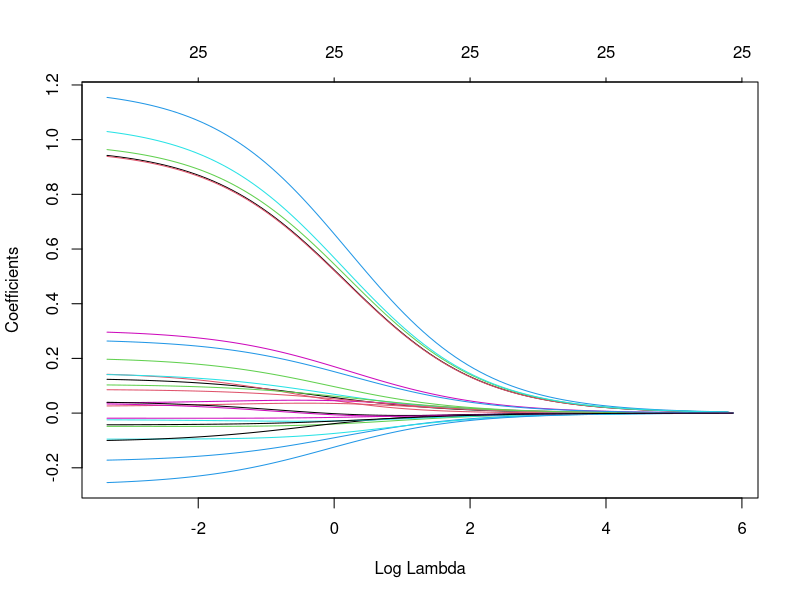
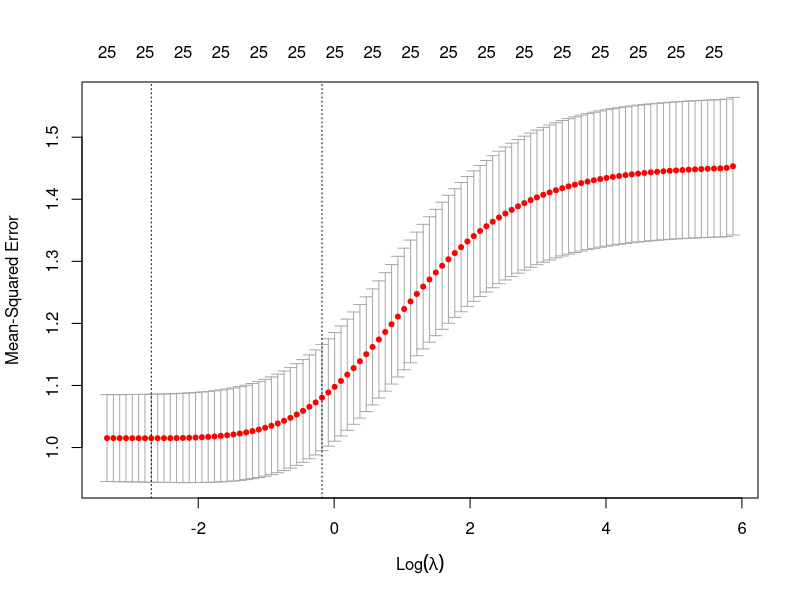
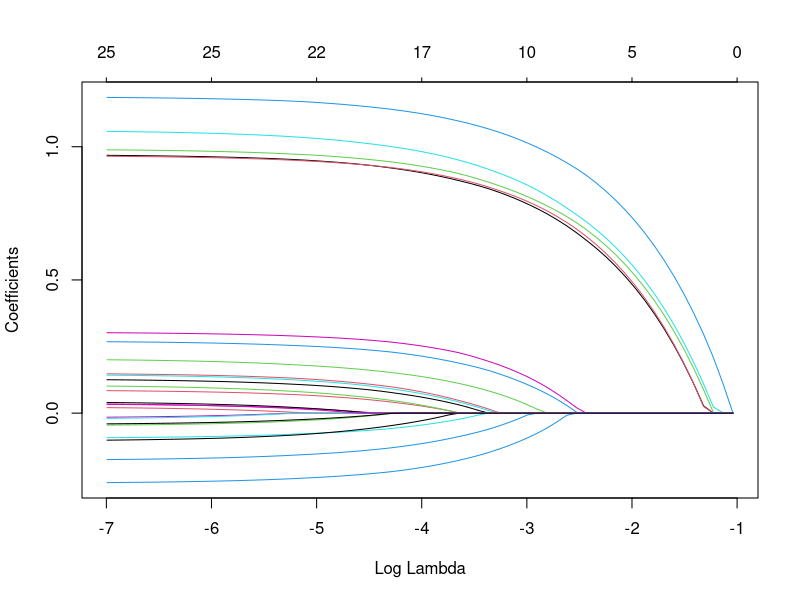
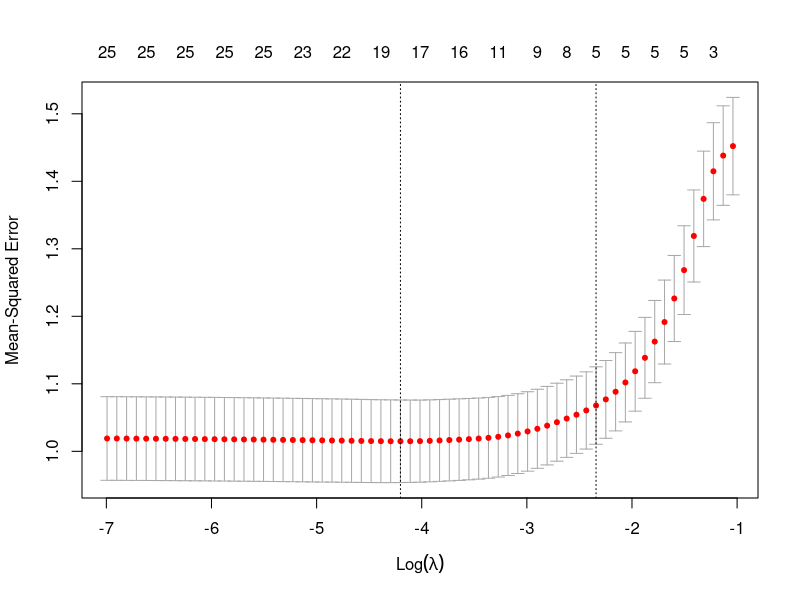
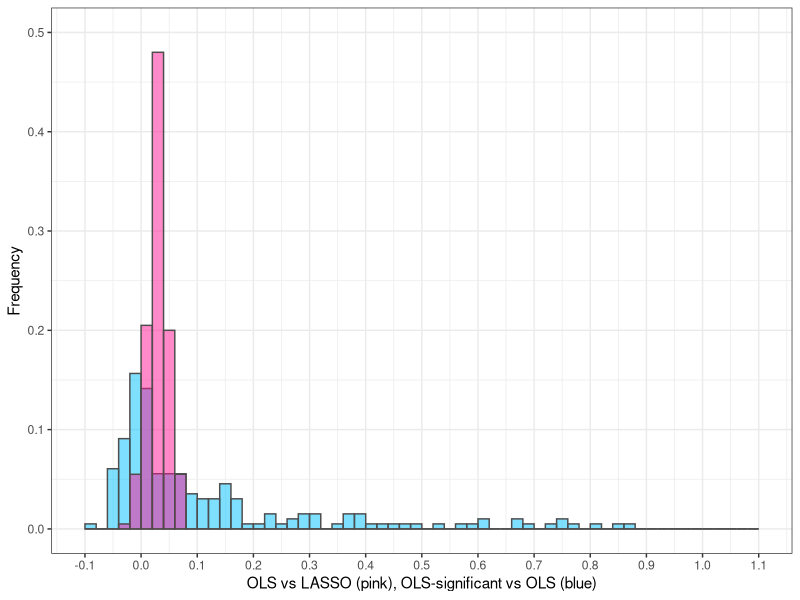

Here is the R script that generated these plots, in order:
## ---- chunk 1
knitr::opts_chunk$set(echo = TRUE, comment = NA, message = FALSE,
                      fig.width = 5.5, fig.height = 4.5, fig.align = "right")
## ---- chunk 2
library(data.table)
library(ggplot2)
library(glmnet)
library(knitr)
## ---- chunk 3
N_true_inputs  = 5       # Number of true inputs
N_false_inputs = 20      # Number of false inputs
n_obs          = 1000    # Number of observations
error_sd       = 1       # Standard deviation of the error term

# Total number of inputs (not including the intercept)
p = N_true_inputs + N_false_inputs

# Paramter vector: True inputs have coefficient = 1.0
beta = c(rep(1.0, N_true_inputs), rep(0.0, N_false_inputs))

# Simulate the data: Note that X is a matrix, not a data.table
set.seed(963)
X       = matrix(runif(n_obs*p), nrow = n_obs, ncol = p)
epsilon = rnorm(n_obs, sd = error_sd)
y       = X %*% beta + epsilon

# Pack the data into a data.table
DT = as.data.table(X)
DT[, y := y]
new_names_true  = paste0("x_true_", 1:N_true_inputs)
new_names_false = paste0("x_false_", 1:N_false_inputs)
setnames(DT, names(DT), c(new_names_true, new_names_false, "y"))
## ---- chunk 4
fit_OLS = lm(y ~ ., data = DT)
summary_OLS = summary(fit_OLS)

# Collect results
results = data.table(input   = rownames(summary_OLS$coefficients),
                     est_OLS = summary_OLS$coefficients[, 1],
                     p_OLS   = summary_OLS$coefficients[, 4])

summary(fit_OLS)
## ---- chunk 5
fit_ridge = glmnet(x = X, y = y, alpha = 0.0)
plot(fit_ridge, xvar = "lambda")
## ---- chunk 6
cv_ridge = cv.glmnet(x = X, y = y, alpha = 0.0)
cv_ridge$lambda.min
cv_ridge$lambda.1se
results[, est_ridge := coef(cv_ridge, s = "lambda.min")[,1]]
coef(cv_ridge, s = "lambda.min")
## ---- chunk 7
plot(cv_ridge)
## ---- chunk 8
fit_LASSO = glmnet(x = X, y = y)
plot(fit_LASSO, xvar = "lambda")
## ---- chunk 9
cv_LASSO = cv.glmnet(x = X, y = y)
cv_LASSO$lambda.min
cv_LASSO$lambda.1se
results[, est_LASSO := coef(cv_LASSO, s = "lambda.min")[,1]]
results[, est_LASSO_1se := coef(cv_LASSO, s = "lambda.1se")[,1]]
coef(cv_LASSO, s = "lambda.min")
## ---- chunk 10
plot(cv_LASSO)
## ---- chunk 11
n_new = 100000

set.seed(901)
X_new       = matrix(runif(n_new*p), nrow = n_new, ncol = p)
epsilon_new = rnorm(n_new, sd = error_sd)
y_new       = X_new %*% beta + epsilon_new

DT_new = as.data.table(X_new)
setnames(DT_new, names(DT_new), c(new_names_true, new_names_false))
## ---- chunk 12
pred_y_OLS = predict(fit_OLS, newdata = DT_new)
mse_OLS    = mean((y_new - pred_y_OLS)^2)

pred_y_ridge = predict(cv_ridge, newx = X_new, s = "lambda.min")
mse_ridge    = mean((y_new - pred_y_ridge)^2)

pred_y_LASSO = predict(cv_LASSO, newx = X_new, s = "lambda.min")
mse_LASSO    = mean((y_new - pred_y_LASSO)^2)
## ---- chunk 13
X_new_ = model.matrix(~ 0 + ., data = DT_new)
## ---- chunk 14
DT_new_ = as.data.table(X_new)
DT_new_[, y := y_new]
setnames(DT_new_, names(DT_new_), c(new_names_true, new_names_false, "y"))
## ---- chunk 15
X_new_ = model.matrix(~ 0 + ., data = DT_new_)
ncol(X_new)
ncol(X_new_)
## ---- chunk 16
X_new_ = model.matrix(y ~ 0 + ., data = DT_new_)
## ---- chunk 17
kable(results, digits = 3)
## ---- chunk 18
cat(mse_OLS, mse_ridge, mse_LASSO, "\n")
## ---- chunk 19
set.seed(963)

N_true_inputs  = 10      # Number of true inputs
N_false_inputs = 5       # Number of false inputs
bound          = 0.9     # Bound value for simulation of coefficients
n_obs          = 1000    # Number of observations
error_sd       = 1       # Standard deviation of the error term

# Total number of inputs (not including the intercept)
p = N_true_inputs + N_false_inputs

# Paramter vector
beta = c(runif(N_true_inputs, min = -bound, max = bound), rep(0.0, N_false_inputs))

# Simulate the data
X       = matrix(runif(n_obs*p), nrow = n_obs, ncol = p)
epsilon = rnorm(n_obs, sd = error_sd)
y       = X %*% beta + epsilon
## ---- chunk 20
set.seed(1999)

# Create the folds
folds = sample(1:10, n_obs, replace = TRUE)

# Output table
mse_DT = data.table(alpha         = seq(0, 1, by = 0.01),
                    mean_cv_error = rep(0, 101))

# Calculate cross-validation error for different alpha values
for (i in 0:100) {
   cv_i = cv.glmnet(x = X, y = y, alpha = mse_DT[i+1, alpha], foldid = folds)
   mse_DT[i+1, mean_cv_error := min(cv_i$cvm)]
   cat("Iteration", i, " CV error:", mse_DT[i+1, mean_cv_error], "\n")
}
## ---- chunk 21
index_min = which.min(mse_DT$mean_cv_error)
mse_DT[index_min, alpha]
## ---- chunk 22
set.seed(963)

N_true_inputs  = 50      # Number of true inputs
N_false_inputs = 50      # Number of false inputs
bound          = 1.0     # Bound value for simulation of coefficients
n_obs          = 1000    # Number of observations
error_sd       = 1       # Standard deviation of the error term

# Total number of inputs (not including the intercept)
p = N_true_inputs + N_false_inputs

# Paramter vector
beta = c(runif(N_true_inputs, min = -bound, max = bound), rep(0.0, N_false_inputs))
## ---- chunk 23
set.seed(1001)

R         = 200
sig_level = 0.05

# Table for results
results_DT = data.table(mse_OLS     = rep(0, R),
                        mse_OLS_sel = rep(0, R),
                        mse_LASSO   = rep(0, R))

i_pred = (n_obs+1):(2*n_obs)
 
for (r in 1:R) {
   # Simulate data
   X       = matrix(runif(2*n_obs*p), nrow = 2*n_obs, ncol = p)
   epsilon = rnorm(2*n_obs, sd = error_sd)
   y       = X %*% beta + epsilon
   DT      = as.data.table(X)
   DT[, y := y]
   
   # OLS
   fit_OLS    = lm(y ~ ., data = DT[1:n_obs])
   coef       = summary(fit_OLS)$coef
   pred_y_OLS = coef[1,1] + X[i_pred,] %*% c(coef[2:(p+1),1])
   
   # OLS: Set insignificant coefficients to 0
   coef[1,4] = 0.0    # Set p-value for intercept to 0
   coef[coef[,4] > sig_level, 1] = 0.0
   pred_y_sel  = coef[1,1] + X[i_pred,] %*% coef[2:(p+1),1]
   
   # LASSO
   fit_LASSO    = cv.glmnet(x = X[1:n_obs,], y = y[1:n_obs])
   pred_y_LASSO = predict(fit_LASSO, newx = X[i_pred,], s = "lambda.min")
   
   results_DT[r, `:=`(mse_OLS     = mean((y[i_pred] - pred_y_OLS)^2),
                      mse_OLS_sel = mean((y[i_pred] - pred_y_sel)^2),
                      mse_LASSO   = mean((y[i_pred] - pred_y_LASSO)^2))]
}
## ---- chunk 24
cat(mean(results_DT$mse_OLS), mean(results_DT$mse_OLS_sel), mean(results_DT$mse_LASSO), "\n")
## ---- chunk 25
ggplot(results_DT, aes(x = mse_OLS_sel - mse_OLS , y = (..count..)/sum(..count..))) +
   geom_histogram(binwidth = 0.02, center = 0.01, color = "gray30",
                  fill = "deepskyblue1", alpha = 0.5) +
   geom_histogram(aes(x = mse_OLS - mse_LASSO , y = (..count..)/sum(..count..)),
                  binwidth = 0.02, center = 0.01, color = "gray30",
                  fill = "deeppink1", alpha = 0.5) +
   scale_x_continuous("OLS vs LASSO (pink), OLS-significant vs OLS (blue)", limits = c(-0.1, 1.1),
                      breaks = seq(-0.1, 1.1, 0.1)) +
   scale_y_continuous("Frequency", limits = c(0, 0.5), breaks = seq(0, 0.5, 0.1)) +

   theme_bw()
